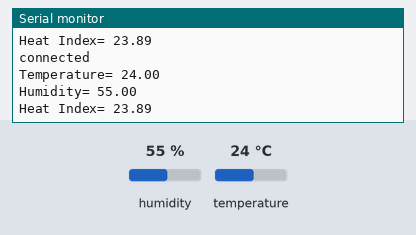
The sketch below on a simulated Arduino Uno, built with avr-gcc and run on an emulated ATmega328P. On the bench: the last lines printed to the serial monitor. Inputs (shaded band) come from the test bench; at power-on: humidity 55 %, temperature 24 °C. WiFi joins after 1.5 s; servers stay silent unless stated.

Above: at 6.0 s.
6.1 s: humidity set to 22 %
At 11.9 s:
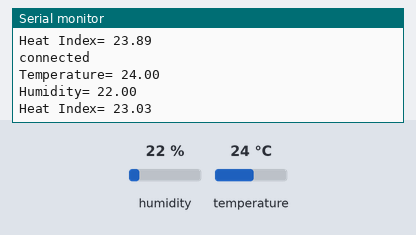
12.3 s: temperature set to 12 °C
At 16.3 s:
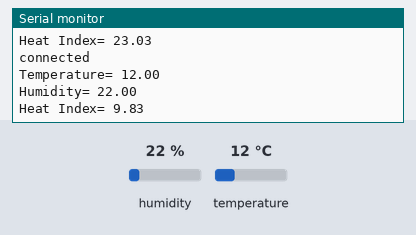
18.5 s: humidity set to 40 %
At 21.8 s:
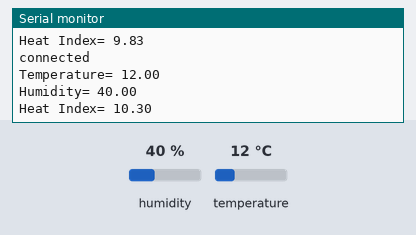
Timing chart, 0 to 23.3 s (numbered marks = the images above; inputs shaded):
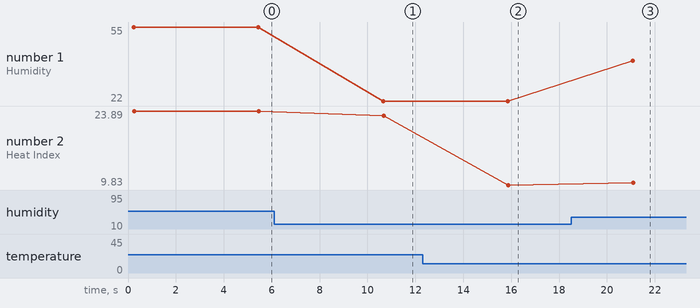

The sketch:

arduino.ino
```cpp
#include <SPI.h>
#include <Ethernet.h>
#include "DHT.h"
#define DHTPIN 9
#define DHTTYPE DHT22
DHT dht(DHTPIN, DHTTYPE);
byte mac[] = { 0xDE, 0xAD, 0xBE, 0xEF, 0xFE, 0xED };
byte ip[] = {192, 168, 1, 28}; //Enter the IP of ethernet shield
byte serv[] = {192, 168, 1, 31} ; //Enter the IPv4 address
EthernetClient cliente;
void setup() {
Serial.begin(9600); //setting the baud rate at 9600
Ethernet.begin(mac, ip);
dht.begin();
}
void loop() {
float hum = dht.readHumidity(); //Reading the humidity and storing in hum
float temp = dht.readTemperature(); //Reading the temperature as Celsius and storing in temp
float fah = dht.readTemperature(true); //reading the temperature in Fahrenheit
float heat_index = dht.computeHeatIndex(fah, hum); //Reading the heat index in Fahrenheit
float heat_indexC = dht.convertFtoC(heat_index); //Converting the heat index in Celsius
 if (cliente.connect(serv, 80)) { //Connecting at the IP address and port we saved before
Serial.println("connected");
cliente.print("GET /ethernet/data.php?"); //Connecting and Sending values to database
cliente.print("temperature=");
cliente.print(temp);
cliente.print("&humidity=");
cliente.print(hum);
cliente.print("&heat_index=");
cliente.println(heat_indexC);
//Printing the values on the serial monitor
Serial.print("Temperature= ");
Serial.println(temp);
Serial.print("Humidity= ");
Serial.println(hum);
Serial.print("Heat Index= ");
Serial.println(heat_indexC);
cliente.stop(); //Closing the connection
}
else {
// if you didn't get a connection to the server:
Serial.println("connection failed");
}
delay(5000);
}
```

Measured:
- after the input at 6.1 s, the serial monitor: prints a new line after 4.6 s (image 1)
- after the input at 12.3 s, the serial monitor: prints a new line after 3.5 s (image 2)
- after the input at 18.5 s, the serial monitor: prints a new line after 2.6 s (image 3)
- plotted number 1: 55 → 22 after the input at 6.1 s, 22 → 40 after the input at 18.5 s
- plotted number 2: 23.89 → 23.03 after the input at 6.1 s, 23.03 → 9.83 after the input at 12.3 s, 9.83 → 10.3 after the input at 18.5 s
